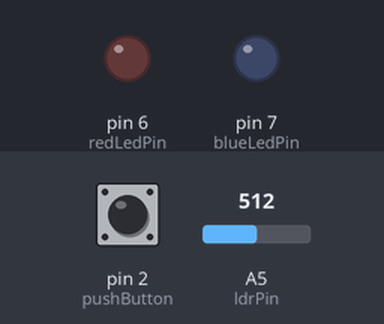
Bench run of a sketch on a simulated Arduino Uno, built with avr-gcc and run on an emulated ATmega328P. Parts: output pins drawn as LEDs (lit = HIGH). Dashed ring = blinking. The inputs (shaded band) are chosen by the test bench; at power-on: A5 (ldrPin) = 512, pin 2 (pushButton) LOW.

Above: at 1.2 s.
1.3 s: A5 (ldrPin) set to 639
2.8 s: A5 (ldrPin) set to 659
At 2.95 s:
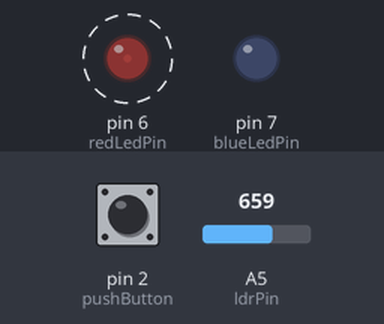
5.8 s: pin 2 (pushButton) pulled HIGH for 0.25 s
At 6.02 s:
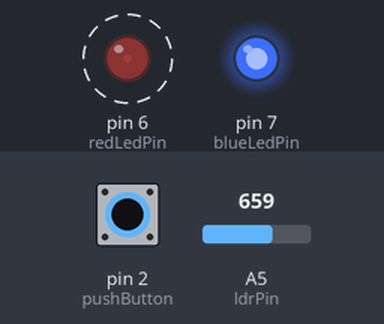
8.8 s: A5 (ldrPin) set to 900
Timing chart, 0 to 15.8 s (numbered marks = the images above; inputs shaded):
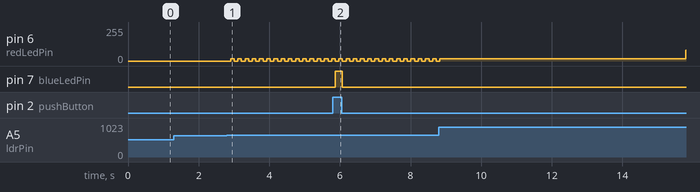

The sketch:

digital_and_analog.ino
```cpp
/*
Name: Safal Shrestha
June 17, 2021
Blinking Lights with LDR
*/

const int pushButton = 2;     // pin for reading from button
const int blueLedPin = 7;     // pin for the blue LED
const int redLedPin = 6;      // pin for the red LED
const int ldrPin = A5;        // pin to get reading from LDR
int increment = 5;            // increment for the LED light

void setup() {
  Serial.begin(9600);
  // setting pin modes
  pinMode(pushButton, INPUT);
  pinMode(blueLedPin, OUTPUT);
  pinMode(redLedPin, OUTPUT);
  pinMode(ldrPin, INPUT);
}

void loop() {
  // reading from button
  int buttonState = digitalRead(pushButton);
  // reading from LDR
  int ldrOut = analogRead(ldrPin);

  if (buttonState == 1) {
    // turning on the blue light when switch is on
    digitalWrite(blueLedPin, HIGH);
  } else {
    digitalWrite(blueLedPin, LOW);
  }

  // getting brightness value from ldr sensor,, this is the max brightness that the LED can have when blinking
  int brightness = map(ldrOut, 650, 750, 0, 180);
  // the brightness increases quicker when the ldr value is low and increases slowly when it is high
  int increment = map(ldrOut, 650, 800, 20, 5);

  // loop to increase brightness gradually
  for (int i = 0; i <= brightness; i += increment) {
    analogWrite(redLedPin, i);
    delay(2);
  }
  delay(100);
//  // loop to decrease brightness gradually
  for (int i = brightness; i > 0; i -= increment) {
    analogWrite(redLedPin, i);
    delay(2);
  }

  delay(100);        // delay in between reads for stability
}
```

Measured:
- the behaviour switches between 650 and 651 on A5 (ldrPin) (found by bisection; images 0 and 1)
- after the input at 1.3 s, every drawn part: stays the same
- after the input at 2.8 s, pin 6 (redLedPin): alternates 16/255 for 0.10 s and 0/255 for 0.10 s, starting after 0.11 s
- after the input at 5.8 s, pin 7 (blueLedPin): LOW → HIGH after 0.07 s, → LOW 0.20 s later
